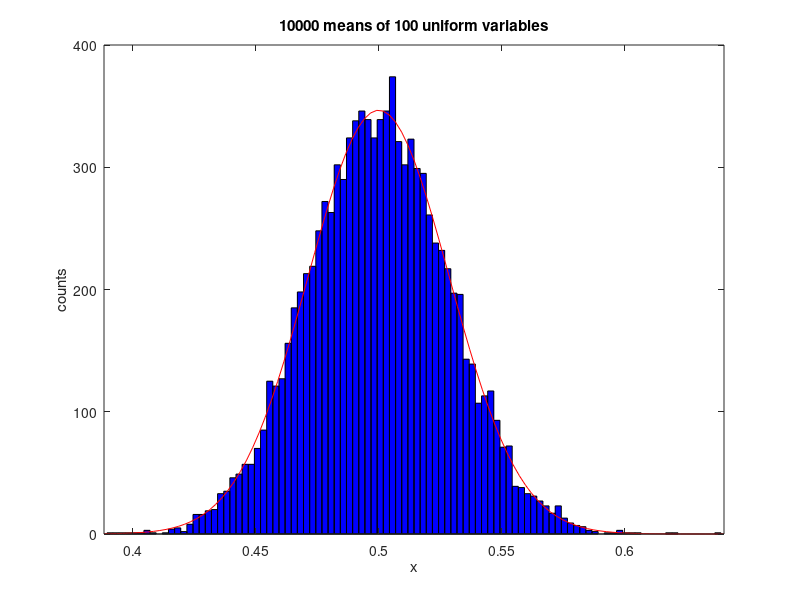

The MATLAB source for this figure:
% n = 100;
% X = zeros(n, 1);
% N = 10000;
% Y = zeros(N, 1);
% 
% for i = 1:N
%     X = unifrnd(0, 1, n, 1);
%     Y(i) = mean(X);
% end
% figure(1)
% bins = 100;
% histfit(Y, bins)

%***************************************************************************

% Exercise 2.6: Simulation of the central limiti theorem
nvar = 100;
n = 10000;
bins = 100;

yV = mean(rand(nvar,n));
figure(1)
clf
histfit(yV,bins);
xlabel('x')
ylabel('counts')
title(sprintf('%d means of %d uniform variables',n,nvar))